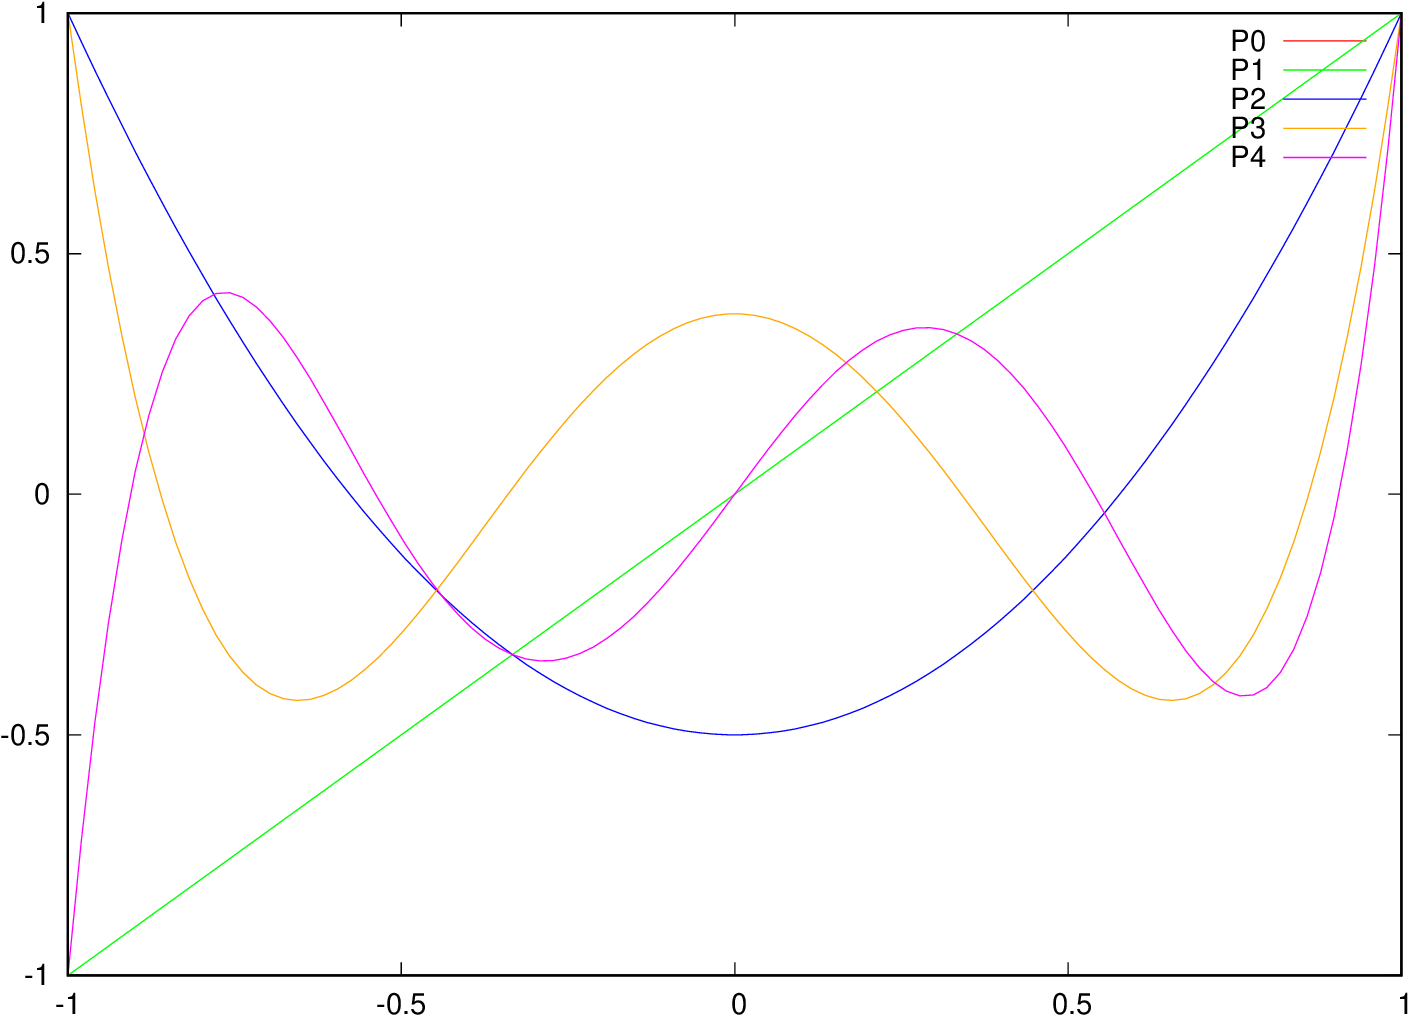

The script that drew this image:
set terminal postscript color
set out 'gnuplot.ps'
set xrange [-1:1]
set yrange [-1:1]
P0(x) = 1
P1(x) = x
P2(x) = 0.5*(3*x**2-1)
P3(x) = (35*x**4-30*x**2+3)/8.
P4(x) = (63*x**5-70*x**3+15*x)/8.
plot P0(x) w l lc 'red' t 'P0', \
     P1(x) w l lc 'green' t 'P1', \
     P2(x) w l lc 'blue' t 'P2', \
     P3(x) w l lc 'orange' t 'P3', \
     P4(x) w l lc 'magenta' t 'P4'
set out
